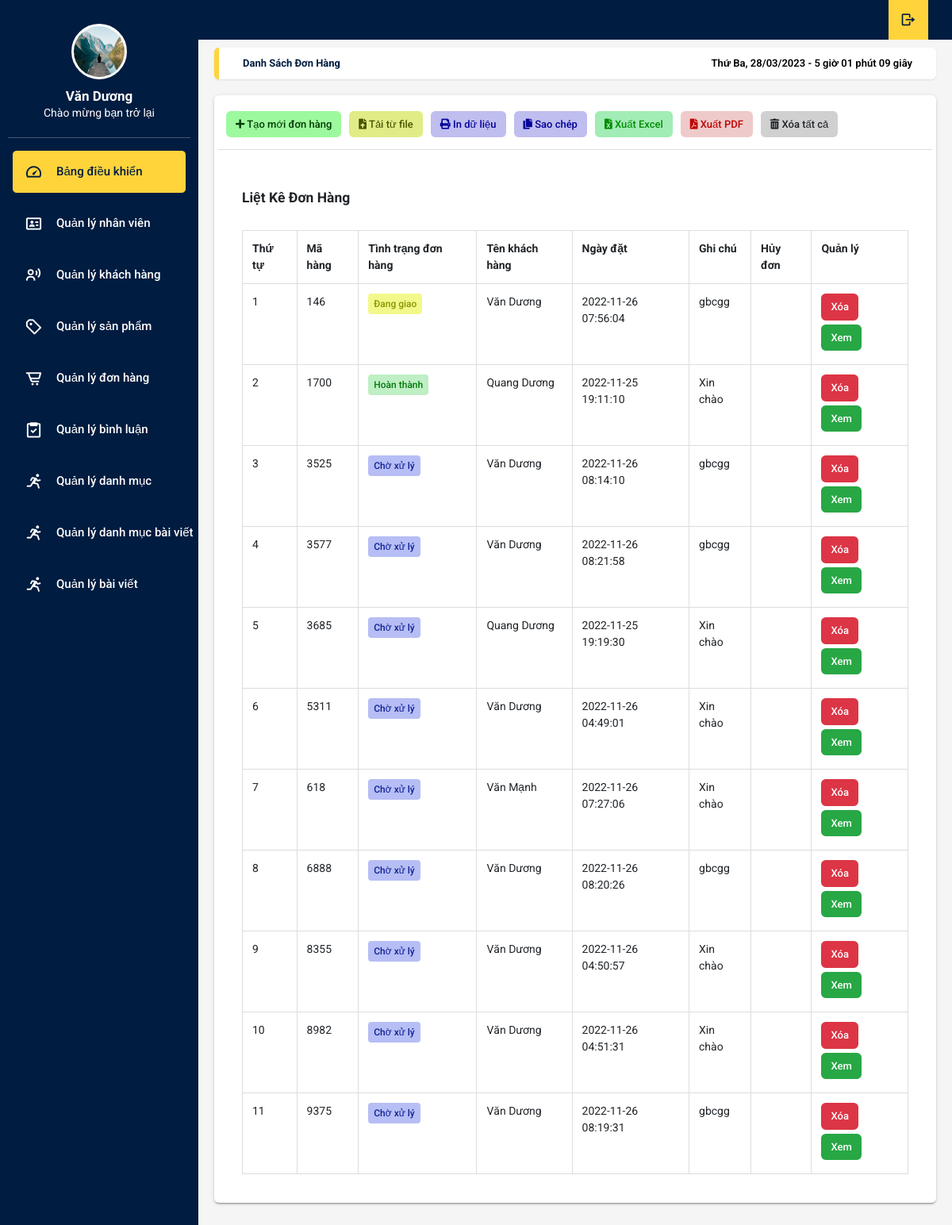
The page /admin/xulydonhang.php on the database as committed earlier.
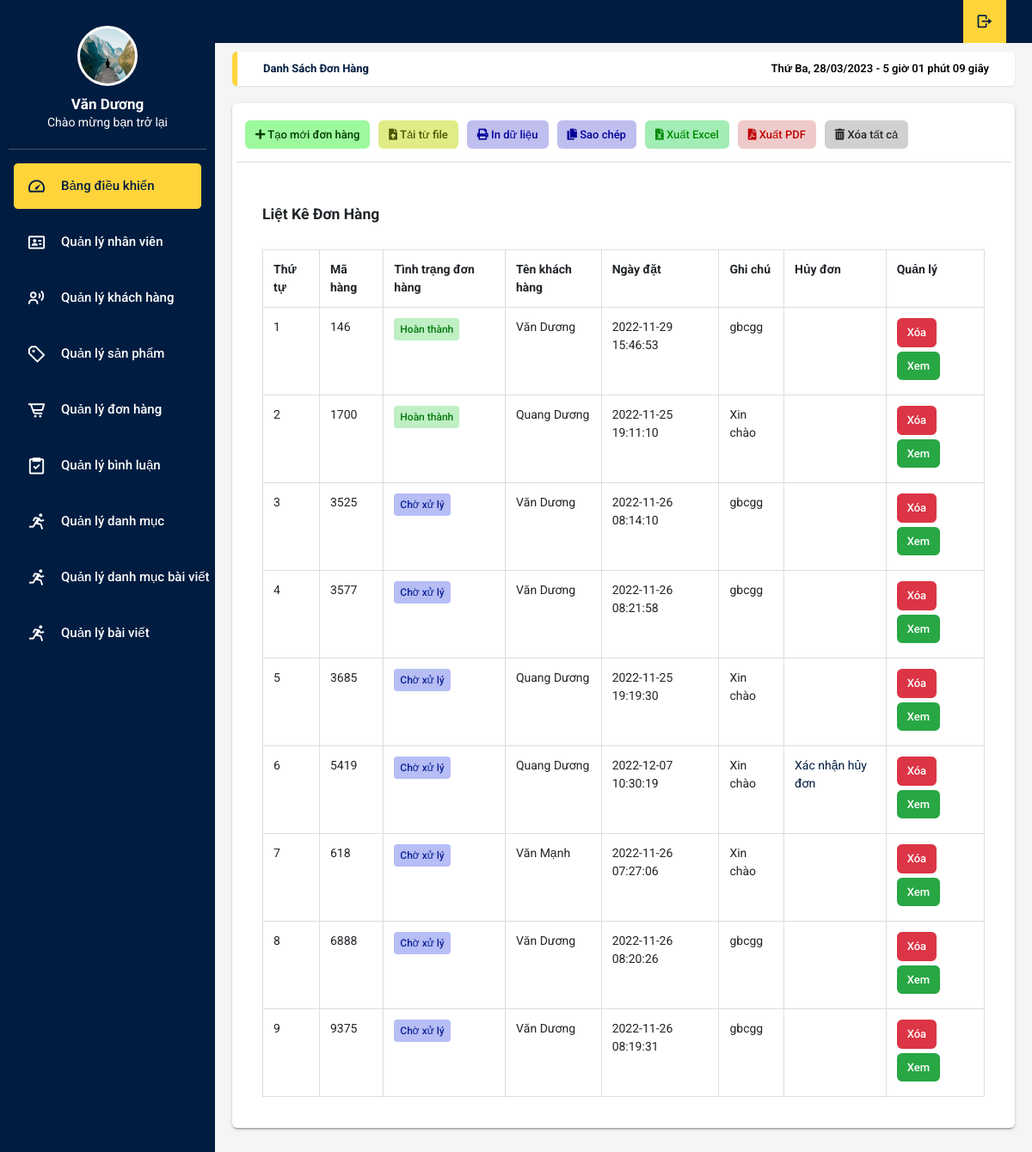
The same page on the database as committed later.
### tables this page shows
CREATE TABLE `tbl_donhang` (
  `donhang_id` int(11) NOT NULL,
  `sanpham_id` int(11) NOT NULL,
  `soluong` int(11) NOT NULL,
  `mahang` varchar(50) NOT NULL,
  `khachhang_id` int(11) NOT NULL,
  `ngaythang` timestamp NOT NULL DEFAULT current_timestamp() ON UPDATE current_timestamp(),
  `tinhtrang` int(11) NOT NULL,
  `huydon` int(11) NOT NULL DEFAULT 0
);

CREATE TABLE `tbl_khachhang` (
  `khachhang_id` int(11) NOT NULL,
  `name` varchar(100) NOT NULL,
  `phone` varchar(50) NOT NULL,
  `address` varchar(200) NOT NULL,
  `note` text NOT NULL,
  `email` varchar(150) NOT NULL,
  `password` varchar(100) NOT NULL,
  `giaohang` int(11) NOT NULL
);

### admin/xulydonhang.php (the view, shortened to what the changed rows need)
<!DOCTYPE html>
<html lang="en">
<head>
</head>
<body>
<?php
	include('../db/connect.php');
?>
<!DOCTYPE html>
<html lang="en">
<head>
  <link rel="stylesheet" type="text/css" href="../css/main.css">
  <link rel="stylesheet" href="https://cdn.jsdelivr.net/npm/boxicons@latest/css/boxicons.min.css">
  <link rel="stylesheet" href="https://unpkg.com/boxicons@latest/css/boxicons.min.css">
  <link rel="stylesheet" type="text/css"
    href="https://maxcdn.bootstrapcdn.com/font-awesome/4.7.0/css/font-awesome.min.css">
  <link rel="stylesheet" href="https://use.fontawesome.com/releases/v5.8.2/css/all.css">
  <link rel="stylesheet" href="https://cdnjs.cloudflare.com/ajax/libs/jquery-confirm/3.3.2/jquery-confirm.min.css">
</head>
<body onload="time()" class="app sidebar-mini rtl">
  <main class="app-content">
      <div class="row">
        <div class="col-md-12">
          <div class="tile">
            <div class="tile-body">
			<div class="col-xs-12 col-sm-12 col-md-12 col-lg-12">
				<?php
				$sql_select = mysqli_query($con,"SELECT * FROM tbl_sanpham,tbl_khachhang,tbl_donhang WHERE tbl_donhang.sanpham_id=tbl_sanpham.sanpham_id AND tbl_donhang.khachhang_id=tbl_khachhang.khachhang_id GROUP BY mahang ");
				?>
				<table class="table table-hover" border="0.5" style="margin-top: 30px">
					<tr>
						<th>Thứ tự</th>
						<th>Mã hàng</th>
						<th>Tình trạng đơn hàng</th>
						<th>Tên khách hàng</th>
						<th>Ngày đặt</th>
						<th>Ghi chú</th>
						<th>Hủy đơn</th>
						<th>Quản lý</th>
					</tr>
					<?php
					$i = 0;
					while($row_donhang = mysqli_fetch_array($sql_select)){
						$i++;
					?>
					<tr>
						<td><?php echo $i; ?></td>
						<td><?php echo $row_donhang['mahang']; ?></td>
						<td><?php
							if($row_donhang['tinhtrang']==0){
								echo '<span class="badge bg-info">Chờ xử lý</span>';
							}else if($row_donhang['tinhtrang']==1){
								echo '<span class="badge bg-success">Đã xử lý</span>';
							}else if($row_donhang['tinhtrang']==2){
								echo '<span class="badge bg-warning">Đang giao</span>';
							}else{
								echo '<span class="badge bg-success">Hoàn thành</span>';
							}
						?></td>
						<td><?php echo $row_donhang['name']; ?></td>
						<td><?php echo $row_donhang['ngaythang'] ?></td>
						<td><?php echo $row_donhang['note'] ?></td>
						<td><?php if($row_donhang['huydon']==0){ }elseif($row_donhang['huydon']==1){
							echo '<a href="xulydonhang.php?quanly=xemdonhang&mahang='.$row_donhang['mahang'].'&xacnhanhuy=2">Xác nhận hủy đơn</a>';
						}else{
							echo '<span class="badge bg-danger">Đã hủy</span>';
						}
						?></td>
						<td>
							<a href="?xoadonhang=<?php echo $row_donhang['mahang'] ?>" class="btn btn-danger btn-sm">Xóa</a>
							<a href="?quanly=xemdonhang&mahang=<?php echo $row_donhang['mahang'] ?>" class="btn btn-success btn-sm edit">Xem</a></td>
						</tr>
					 <?php
					}
					?>
				</table>
            </div>
          </div>
        </div>
      </div>
    </main>
</body>
</html>

Rows that differ between the two databases and show on the page:
no longer on this page (row unchanged): tbl_donhang: mahang "5311", tinhtrang "Chờ xử lý", khachhang.name "Văn Dương", ngaythang "2022-11-26 04:49:01", khachhang.note "Xin chào"
no longer on this page (row unchanged): tbl_donhang: mahang "8355", tinhtrang "Chờ xử lý", khachhang.name "Văn Dương", ngaythang "2022-11-26 04:50:57", khachhang.note "Xin chào"
no longer on this page (row unchanged): tbl_donhang: mahang "8982", tinhtrang "Chờ xử lý", khachhang.name "Văn Dương", ngaythang "2022-11-26 04:51:31", khachhang.note "Xin chào"
changed tbl_donhang (number 1 of 9 on the later page): ngaythang "2022-11-26 07:56:04" → "2022-11-29 15:46:53"; tinhtrang "Đang giao" → "Hoàn thành"
added tbl_donhang: mahang "5419", tinhtrang "Chờ xử lý", khachhang.name "Quang Dương", ngaythang "2022-12-07 10:30:19", khachhang.note "Xin chào"
